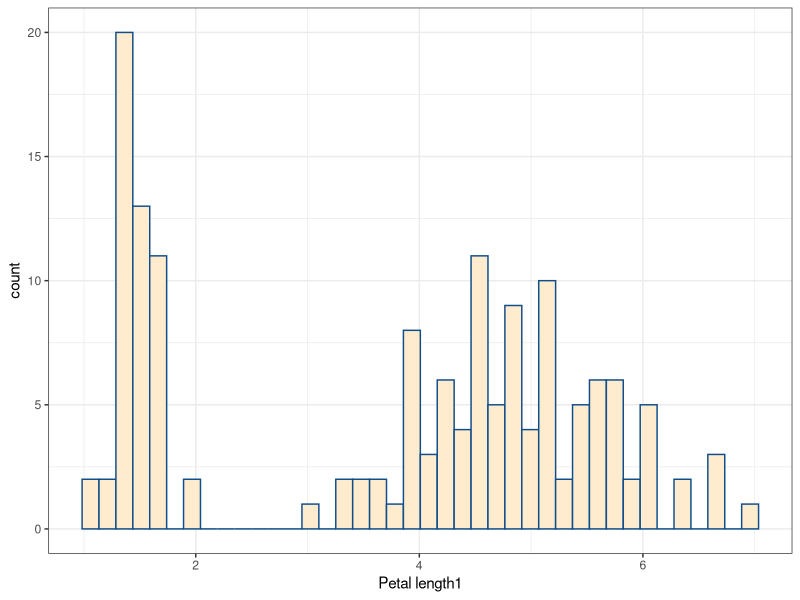
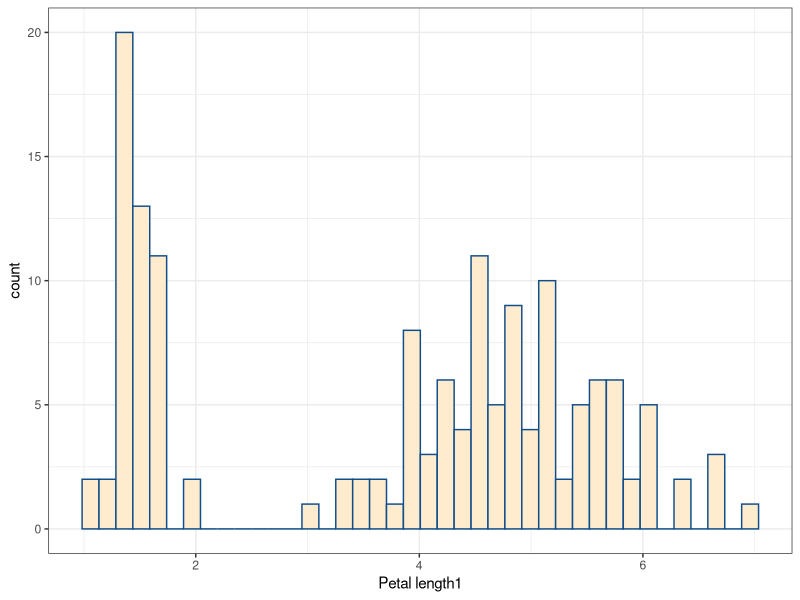

These figures' R source, in order:
## ---- chunk 1
knitr::opts_chunk$set(echo = TRUE)
library(tidyverse)
## ---- chunk 2
ggplot(iris, aes(x = Petal.Length)) + 
  geom_histogram(fill = "blanchedalmond",
                 color = "dodgerblue4", 
                 bins=40) +
  theme_bw() + labs(x= "Petal length1")->thing
thing
ggsave("practice_plot.png", thing)
